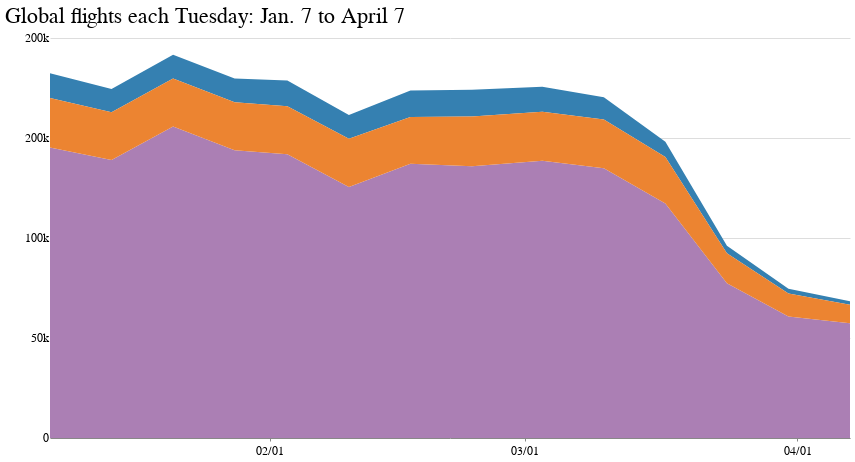

Write notebook code for a chart like this one.
### Code cell
all_flights_chart_desktop = alt.Chart(flights_us_eu_global_melt).mark_area(size=4,color='#006D8F').encode(
    x=alt.X('date:T', title='', axis=alt.Axis(grid=False, tickCount=6, format='%m/%d')),
    y=alt.Y('flights:Q', title='', axis=alt.Axis(domainOpacity=0, tickSize=0, grid=True, tickCount=6, format='.0s'),
                             sort=alt.EncodingSortField(
                                field="location",
                                op="sum",
                                order="ascending")),
    color=alt.Color('location:N', legend=None)
).properties(width=800, height=400,
    title='Global flights each Tuesday: Jan. 7 to April 7'
)

all_flights_chart_desktop.configure_view(strokeOpacity=0)

### Figure 1 — Vega-Lite specification as saved in the notebook (floating-point values rounded to 4 significant figures)
{"config": {"view": {"width": 800, "height": 450, "strokeOpacity": 0}, "background": "#ffffff", "title": {"anchor": "start", "font": "Benton Gothic Bold, sans", "fontColor": "#000000", "fontSize": 22, "fontWeight": "normal"}, "arc": {"fill": "#82c6df"}, "area": {"fill": "#82c6df"}, "line": {"stroke": "#82c6df", "strokeWidth": 3}, "path": {"stroke": "#82c6df"}, "rect": {"fill": "#82c6df"}, "shape": {"stroke": "#82c6df"}, "bar": {"fill": "#82c6df"}, "point": {"stroke": "#82c6df"}, "symbol": {"fill": "#82c6df", "size": 30}, "axis": {"titleFont": "Benton Gothic Bold, sans", "titleFontSize": 13, "titleFontWeight": "normal", "labelFont": "Benton Gothic, sans", "labelFontSize": 11.5, "labelFontWeight": "normal"}, "axisX": {"labelAngle": 0, "labelPadding": 4, "tickSize": 3}, "axisY": {"labelBaseline": "middle", "maxExtent": 45, "minExtent": 45, "tickSize": 2, "titleAlign": "left", "titleAngle": 0, "titleX": -45, "titleY": -11}, "legend": {"titleFont": "Benton Gothic Bold, sans", "titleFontSize": 13, "titleFontWeight": "normal", "symbolType": "square", "labelFont": "Benton Gothic, sans", "labelFontSize": 11.5}, "range": {"category": ["#3580b1", "#ec8431", "#ab7fb4", "#c89d29", "#adc839", "#829eb1"], "diverging": ["#e68a4f", "#f4bb6a", "#f9e39c", "#dadfe2", "#a6b7c6", "#849eae"], "heatmap": ["#fbf2c7", "#f9e39c", "#f8d36e", "#f4bb6a", "#e68a4f", "#d15a40", "#ab4232"], "ordinal": ["#fbf2c7", "#f9e39c", "#f8d36e", "#f4bb6a", "#e68a4f", "#d15a40", "#ab4232"], "ramp": ["#fbf2c7", "#f9e39c", "#f8d36e", "#f4bb6a", "#e68a4f", "#d15a40", "#ab4232"]}}, "data": {"name": "data-6736df575bc064d7c588a98c2d26ab63"}, "mark": {"type": "area", "color": "#006D8F", "size": 4}, "encoding": {"color": {"type": "nominal", "field": "location", "legend": null}, "x": {"type": "temporal", "axis": {"format": "%m/%d", "grid": false, "tickCount": 6}, "field": "date", "title": ""}, "y": {"type": "quantitative", "axis": {"domainOpacity": 0, "format": ".0s", "grid": true, "tickCount": 6, "tickSize": 0}, "field": "flights", "sort": {"field": "location", "op": "sum", "order": "ascending"}, "title": ""}}, "height": 400, "title": "Global flights each Tuesday: Jan. 7 to April 7", "width": 800, "$schema": "https://vega.github.io/schema/vega-lite/v4.0.2.json", "datasets": {"data-6736df575bc064d7c588a98c2d26ab63": [{"date": "2020-01-07T00:00:00", "location": "world", "flights": 145204}, {"date": "2020-01-14T00:00:00", "location": "world", "flights": 139024}, {"date": "2020-01-21T00:00:00", "location": "world", "flights": 155738}, {"date": "2020-01-28T00:00:00", "location": "world", "flights": 143842}, {"date": "2020-02-03T00:00:00", "location": "world", "flights": 141813}, {"date": "2020-02-10T00:00:00", "location": "world", "flights": 125532}, {"date": "2020-02-17T00:00:00", "location": "world", "flights": 137174}, {"date": "2020-02-24T00:00:00", "location": "world", "flights": 135868}, {"date": "2020-03-03T00:00:00", "location": "world", "flights": 138586}, {"date": "2020-03-10T00:00:00", "location": "world", "flights": 134817}, {"date": "2020-03-17T00:00:00", "location": "world", "flights": 117274}, {"date": "2020-03-24T00:00:00", "location": "world", "flights": 77356}, {"date": "2020-03-31T00:00:00", "location": "world", "flights": 60722}, {"date": "2020-04-07T00:00:00", "location": "world", "flights": 57409}, {"date": "2020-01-07T00:00:00", "location": "europe", "flights": 12410}, {"date": "2020-01-14T00:00:00", "location": "europe", "flights": 11605}, {"date": "2020-01-21T00:00:00", "location": "europe", "flights": 11866}, {"date": "2020-01-28T00:00:00", "location": "europe", "flights": 11952}, {"date": "2020-02-03T00:00:00", "location": "europe", "flights": 12890}, {"date": "2020-02-10T00:00:00", "location": "europe", "flights": 11905}, {"date": "2020-02-17T00:00:00", "location": "europe", "flights": 13225}, {"date": "2020-02-24T00:00:00", "location": "europe", "flights": 13327}, {"date": "2020-03-03T00:00:00", "location": "europe", "flights": 12575}, {"date": "2020-03-10T00:00:00", "location": "europe", "flights": 11111}, {"date": "2020-03-17T00:00:00", "location": "europe", "flights": 7609}, {"date": "2020-03-24T00:00:00", "location": "europe", "flights": 3755}, {"date": "2020-03-31T00:00:00", "location": "europe", "flights": 2411}, {"date": "2020-04-07T00:00:00", "location": "europe", "flights": 1827}, {"date": "2020-01-07T00:00:00", "location": "usa", "flights": 24763}, {"date": "2020-01-14T00:00:00", "location": "usa", "flights": 23864}, {"date": "2020-01-21T00:00:00", "location": "usa", "flights": 24067}, {"date": "2020-01-28T00:00:00", "location": "usa", "flights": 24016}, {"date": "2020-02-03T00:00:00", "location": "usa", "flights": 24000}, {"date": "2020-02-10T00:00:00", "location": "usa", "flights": 24101}, {"date": "2020-02-17T00:00:00", "location": "usa", "flights": 23353}, {"date": "2020-02-24T00:00:00", "location": "usa", "flights": 24902}, {"date": "2020-03-03T00:00:00", "location": "usa", "flights": 24497}, {"date": "2020-03-10T00:00:00", "location": "usa", "flights": 24431}, {"date": "2020-03-17T00:00:00", "location": "usa", "flights": 23238}, {"date": "2020-03-24T00:00:00", "location": "usa", "flights": 15032}, {"date": "2020-03-31T00:00:00", "location": "usa", "flights": 11470}, {"date": "2020-04-07T00:00:00", "location": "usa", "flights": 9159}]}}
